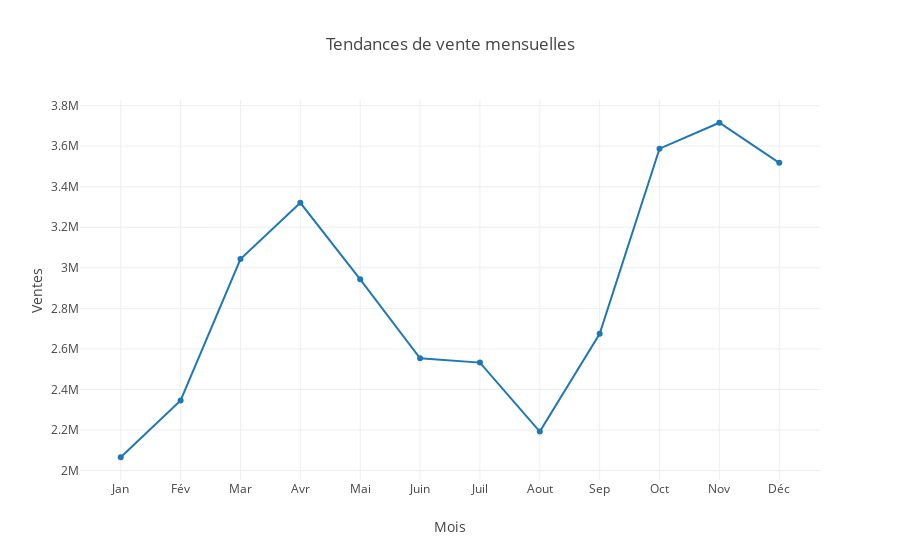
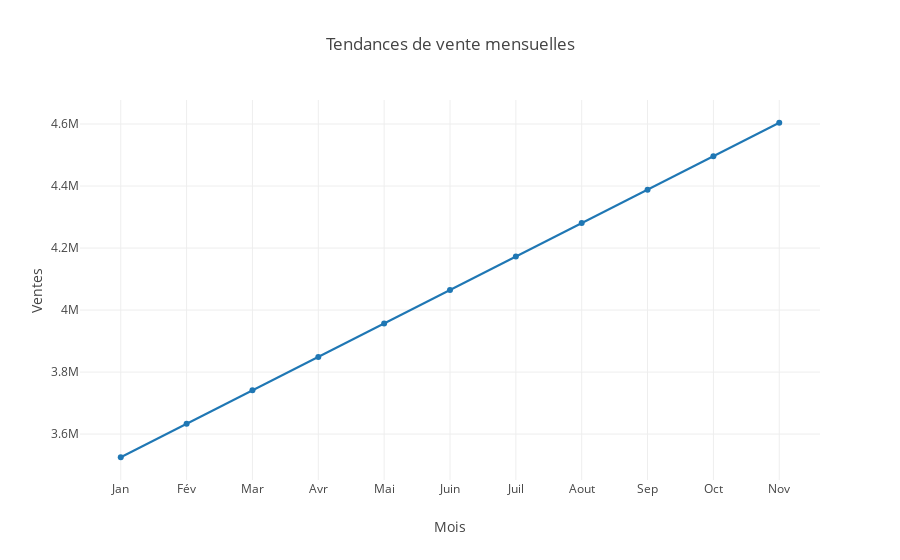

The code cell stored with these charts, in order, in its notebook:
### Code cell
// Afficher le graphique
plot(Seq(lineChart1), layout)
plot(Seq(lineChart2), layout)

### Figure 1 — Plotly figure (JSON) as saved in the notebook; plotly's stock layout.template omitted (floating-point values rounded to 4 significant figures)
{"data": [{"type": "scatter", "x": ["Jan", "Fév", "Mar", "Avr", "Mai", "Juin", "Juil", "Aout", "Sep", "Oct", "Nov", "Déc"], "y": [2066000.0, 2345000.0, 3043000.0, 3321000.0, 2943000.0, 2553000.0, 2532000.0, 2192000.0, 2675000.0, 3588000.0, 3716000.0, 3518000.0]}], "layout": {"title": "Tendances de vente mensuelles", "xaxis": {"title": "Mois"}, "yaxis": {"title": "Ventes"}}}

### Figure 2 — Plotly figure (JSON) as saved in the notebook; plotly's stock layout.template omitted (floating-point values rounded to 4 significant figures)
{"data": [{"type": "scatter", "x": ["Jan", "Fév", "Mar", "Avr", "Mai", "Juin", "Juil", "Aout", "Sep", "Oct", "Nov", "Déc"], "y": [3525000.0, 3633000.0, 3741000.0, 3849000.0, 3957000.0, 4065000.0, 4173000.0, 4280000.0, 4388000.0, 4496000.0, 4604000.0]}], "layout": {"title": "Tendances de vente mensuelles", "xaxis": {"title": "Mois"}, "yaxis": {"title": "Ventes"}}}
